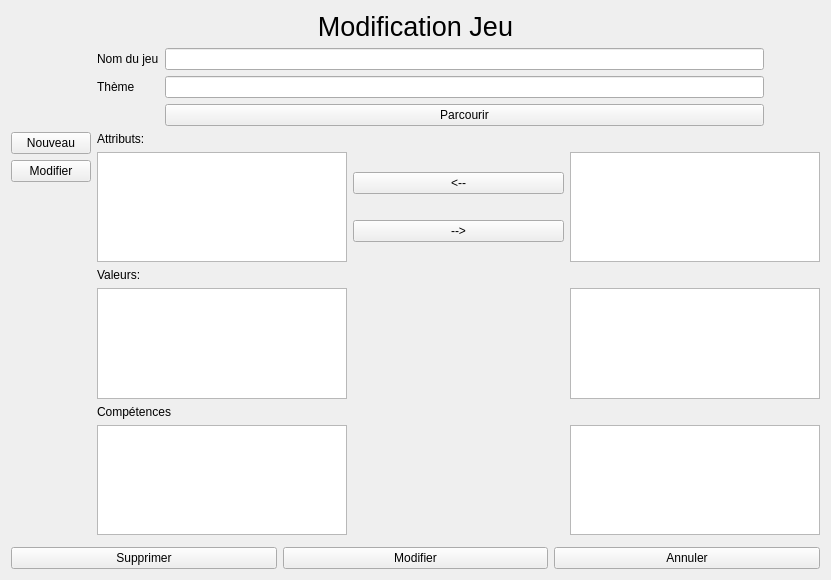
<?xml version="1.0" encoding="UTF-8"?>
<ui version="4.0">
 <class>formModifierJeu</class>
 <widget class="QWidget" name="formModifierJeu">
  <property name="geometry">
   <rect>
    <x>0</x>
    <y>0</y>
    <width>831</width>
    <height>580</height>
   </rect>
  </property>
  <property name="windowTitle">
   <string>Modification Jeu</string>
  </property>
  <property name="windowIcon">
   <iconset>
    <normaloff>../d20.ico</normaloff>../d20.ico</iconset>
  </property>
  <layout class="QVBoxLayout" name="verticalLayout_2">
   <item>
    <widget class="QLabel" name="label">
     <property name="font">
      <font>
       <pointsize>20</pointsize>
      </font>
     </property>
     <property name="text">
      <string>Modification Jeu</string>
     </property>
     <property name="alignment">
      <set>Qt::AlignCenter</set>
     </property>
    </widget>
   </item>
   <item>
    <layout class="QHBoxLayout" name="CentreV">
     <property name="topMargin">
      <number>0</number>
     </property>
     <item>
      <layout class="QFormLayout" name="formulaire">
       <item row="5" column="1">
        <layout class="QGridLayout" name="gridLayout">
         <property name="topMargin">
          <number>0</number>
         </property>
         <item row="1" column="2">
          <widget class="QListWidget" name="listAttributDisp">
           <property name="maximumSize">
            <size>
             <width>250</width>
             <height>400</height>
            </size>
           </property>
          </widget>
         </item>
         <item row="4" column="0">
          <widget class="QListWidget" name="listValeurSelect">
           <property name="maximumSize">
            <size>
             <width>250</width>
             <height>400</height>
            </size>
           </property>
          </widget>
         </item>
         <item row="5" column="0">
          <widget class="QLabel" name="label_6">
           <property name="text">
            <string>Compétences</string>
           </property>
          </widget>
         </item>
         <item row="1" column="0">
          <widget class="QListWidget" name="listAttributSelect">
           <property name="minimumSize">
            <size>
             <width>50</width>
             <height>50</height>
            </size>
           </property>
           <property name="maximumSize">
            <size>
             <width>250</width>
             <height>400</height>
            </size>
           </property>
          </widget>
         </item>
         <item row="4" column="2">
          <widget class="QListWidget" name="listValeurDisp">
           <property name="maximumSize">
            <size>
             <width>250</width>
             <height>400</height>
            </size>
           </property>
          </widget>
         </item>
         <item row="0" column="0">
          <widget class="QLabel" name="label_4">
           <property name="text">
            <string>Attributs:</string>
           </property>
          </widget>
         </item>
         <item row="3" column="0">
          <widget class="QLabel" name="label_5">
           <property name="text">
            <string>Valeurs:</string>
           </property>
          </widget>
         </item>
         <item row="1" column="1">
          <layout class="QHBoxLayout" name="horizontalLayout_2">
           <property name="topMargin">
            <number>0</number>
           </property>
           <property name="rightMargin">
            <number>0</number>
           </property>
           <item>
            <layout class="QVBoxLayout" name="verticalLayout_3">
             <property name="rightMargin">
              <number>0</number>
             </property>
             <item>
              <widget class="QPushButton" name="ajouterButton">
               <property name="text">
                <string>&lt;--</string>
               </property>
              </widget>
             </item>
             <item>
              <widget class="QPushButton" name="supprimerButton">
               <property name="text">
                <string>--&gt;</string>
               </property>
              </widget>
             </item>
            </layout>
           </item>
          </layout>
         </item>
         <item row="7" column="0">
          <layout class="QHBoxLayout" name="horizontalLayout_3">
           <property name="topMargin">
            <number>0</number>
           </property>
          </layout>
         </item>
         <item row="6" column="0">
          <widget class="QListWidget" name="listCompetenceSelect">
           <property name="maximumSize">
            <size>
             <width>250</width>
             <height>400</height>
            </size>
           </property>
          </widget>
         </item>
         <item row="6" column="2">
          <widget class="QListWidget" name="listCompetenceDisp">
           <property name="maximumSize">
            <size>
             <width>250</width>
             <height>400</height>
            </size>
           </property>
          </widget>
         </item>
        </layout>
       </item>
       <item row="6" column="1">
        <layout class="QHBoxLayout" name="Attributs">
         <property name="rightMargin">
          <number>0</number>
         </property>
         <property name="bottomMargin">
          <number>0</number>
         </property>
        </layout>
       </item>
       <item row="5" column="0">
        <layout class="QVBoxLayout" name="boutons">
         <item>
          <widget class="QPushButton" name="nouveauAttribut">
           <property name="text">
            <string>Nouveau</string>
           </property>
          </widget>
         </item>
         <item>
          <widget class="QPushButton" name="modifierAttribut">
           <property name="text">
            <string>Modifier</string>
           </property>
          </widget>
         </item>
        </layout>
       </item>
       <item row="0" column="1">
        <layout class="QHBoxLayout" name="horizontalLayout_4">
         <property name="topMargin">
          <number>0</number>
         </property>
         <property name="rightMargin">
          <number>0</number>
         </property>
         <item>
          <layout class="QFormLayout" name="formLayout">
           <property name="topMargin">
            <number>0</number>
           </property>
           <item row="2" column="0">
            <widget class="QLabel" name="label_3">
             <property name="text">
              <string>Thème</string>
             </property>
            </widget>
           </item>
           <item row="0" column="0">
            <widget class="QLabel" name="label_2">
             <property name="text">
              <string>Nom du jeu</string>
             </property>
            </widget>
           </item>
           <item row="0" column="1">
            <widget class="QLineEdit" name="nomJeu"/>
           </item>
           <item row="2" column="1">
            <widget class="QLineEdit" name="theme"/>
           </item>
           <item row="3" column="1">
            <widget class="QPushButton" name="parcourirButton">
             <property name="text">
              <string>Parcourir</string>
             </property>
            </widget>
           </item>
          </layout>
         </item>
         <item>
          <widget class="QLabel" name="themeImage">
           <property name="minimumSize">
            <size>
             <width>50</width>
             <height>50</height>
            </size>
           </property>
           <property name="maximumSize">
            <size>
             <width>300</width>
             <height>300</height>
            </size>
           </property>
           <property name="text">
            <string/>
           </property>
          </widget>
         </item>
        </layout>
       </item>
      </layout>
     </item>
    </layout>
   </item>
   <item>
    <layout class="QHBoxLayout" name="horizontalLayout">
     <property name="topMargin">
      <number>0</number>
     </property>
     <item>
      <widget class="QPushButton" name="supprimerJeuButton">
       <property name="text">
        <string>Supprimer</string>
       </property>
      </widget>
     </item>
     <item>
      <widget class="QPushButton" name="modifierJeuButton">
       <property name="text">
        <string>Modifier</string>
       </property>
      </widget>
     </item>
     <item>
      <widget class="QPushButton" name="retourButton">
       <property name="text">
        <string>Annuler</string>
       </property>
      </widget>
     </item>
    </layout>
   </item>
  </layout>
 </widget>
 <resources/>
 <connections>
  <connection>
   <sender>retourButton</sender>
   <signal>clicked()</signal>
   <receiver>formModifierJeu</receiver>
   <slot>close()</slot>
   <hints>
    <hint type="sourcelabel">
     <x>629</x>
     <y>393</y>
    </hint>
    <hint type="destinationlabel">
     <x>381</x>
     <y>208</y>
    </hint>
   </hints>
  </connection>
 </connections>
</ui>
